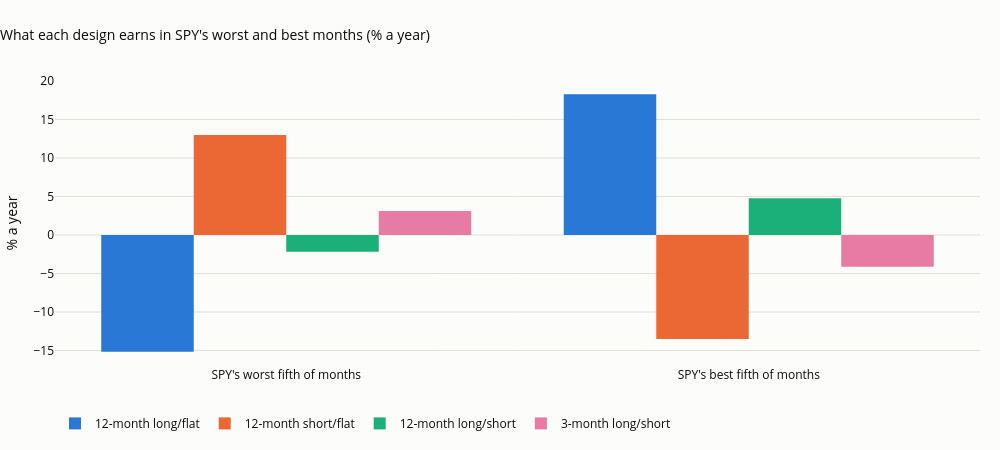

The cell this chart's notebook holds for it:
### Code cell
fig = go.Figure()
for j, (name, row) in enumerate(design.iterrows()):
    pass
x = ["SPY worst 20% of months", "SPY best 20% of months"]
for j, name in enumerate(["12-month long/flat", "12-month short/flat", "12-month long/short", "3-month long/short"]):
    fig.add_bar(name=name, x=["SPY's worst fifth of months", "SPY's best fifth of months"], y=design.loc[name, x].values, marker_color=SERIES[j])
fig.update_layout(barmode="group", title="What each design earns in SPY's worst and best months (% a year)", yaxis_title="% a year",
                  height=450, width=1000, margin=dict(t=80), legend=dict(orientation="h", y=-0.15, x=0))
save_figure(fig, "06_01_direction_speed", FIG)
fig

### Figure 1 — Plotly figure (JSON) as saved in the notebook; plotly's stock layout.template omitted (floating-point values rounded to 4 significant figures)
{"data": [{"marker": {"color": "#2a78d6"}, "name": "12-month long/flat", "type": "bar", "x": ["SPY's worst fifth of months", "SPY's best fifth of months"], "y": [-15.15, 18.27]}, {"marker": {"color": "#eb6834"}, "name": "12-month short/flat", "type": "bar", "x": ["SPY's worst fifth of months", "SPY's best fifth of months"], "y": [12.97, -13.51]}, {"marker": {"color": "#1baf7a"}, "name": "12-month long/short", "type": "bar", "x": ["SPY's worst fifth of months", "SPY's best fifth of months"], "y": [-2.178, 4.764]}, {"marker": {"color": "#e87ba4"}, "name": "3-month long/short", "type": "bar", "x": ["SPY's worst fifth of months", "SPY's best fifth of months"], "y": [3.131, -4.109]}], "layout": {"barmode": "group", "height": 450, "legend": {"orientation": "h", "x": 0, "y": -0.15}, "margin": {"t": 80}, "title": {"text": "What each design earns in SPY's worst and best months (% a year)"}, "width": 1000, "yaxis": {"title": {"text": "% a year"}}}}
